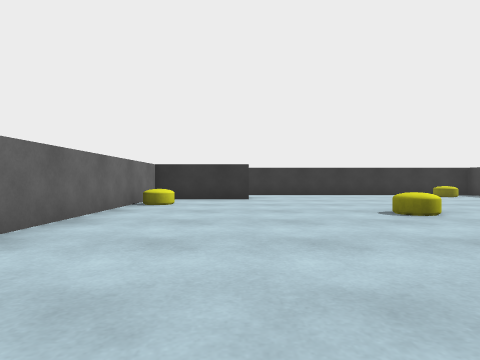
view 1 (above)

16 first-person views from a walk through a 3-D level made in the Unity game engine. The camera is 0.55 m above the floor, looks level and sees 75° across. The floor is counted in squares, 1 m on a side. Each view is taken from the middle of a square. On the plan, view 1 faces up. The plan holds only what a view shows up to about 9 squares ahead; the rest is blank. The player is left out.

view 2
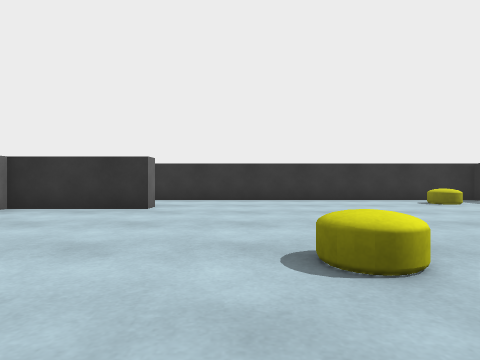

view 3
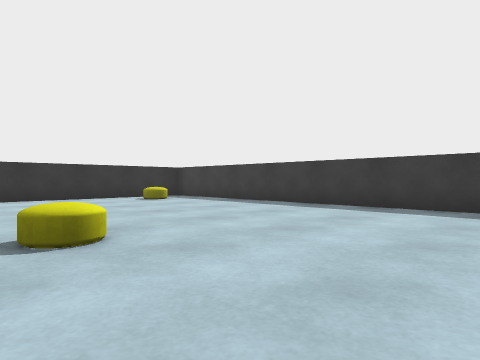

view 4
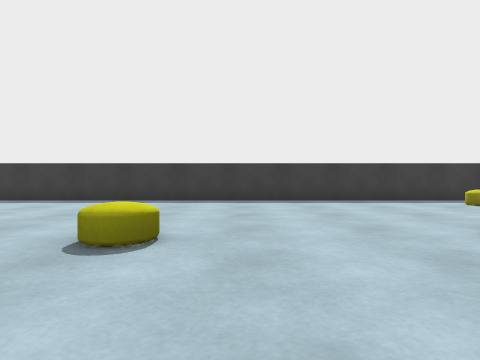

view 5
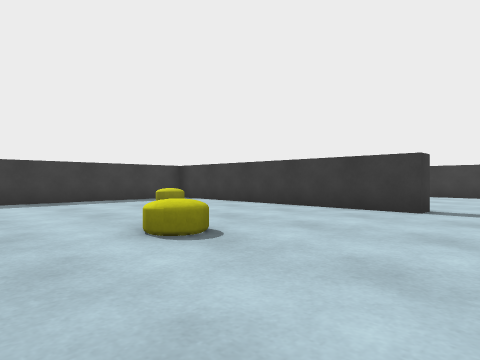

view 6
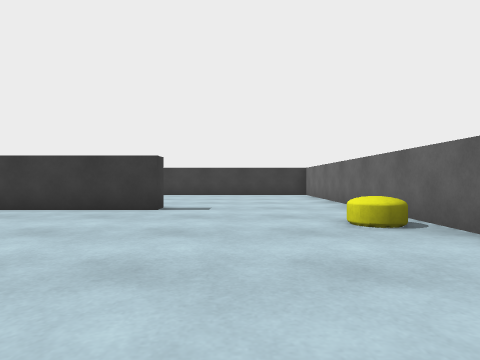

view 7
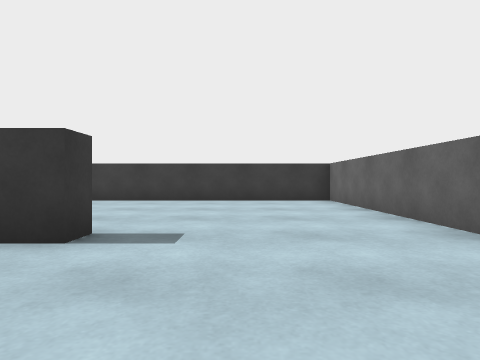

view 8
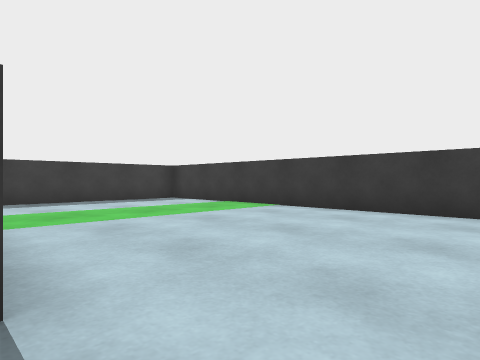

view 9
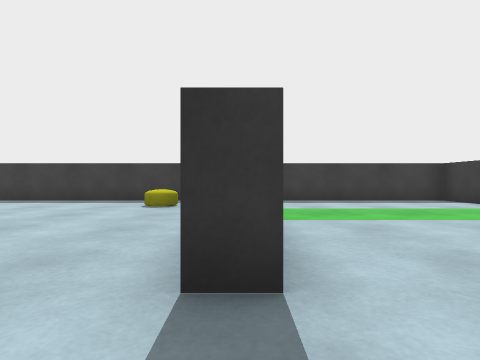

view 10
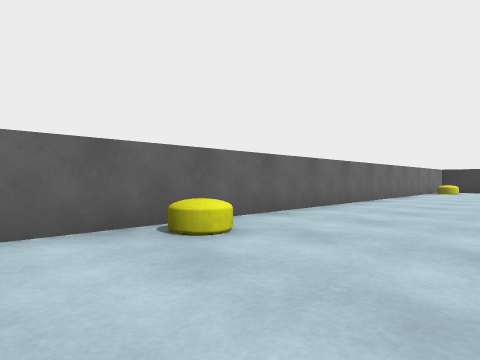

view 11
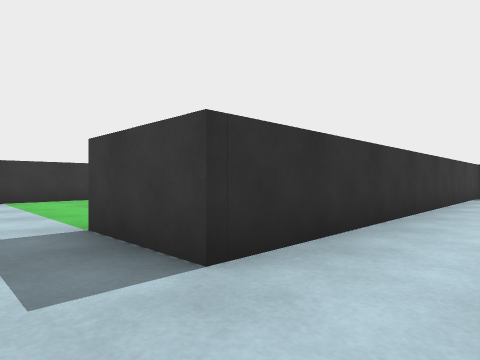

view 12
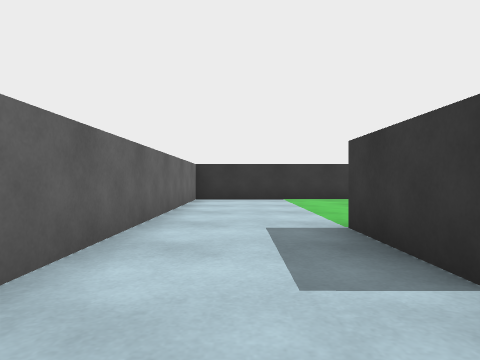

view 13
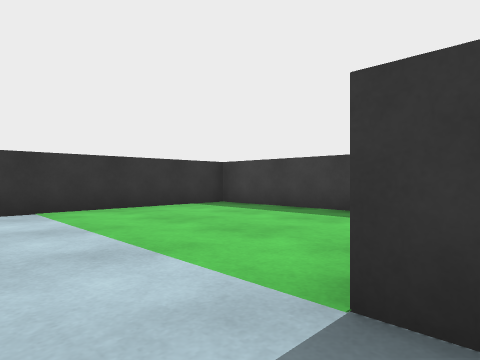

view 14
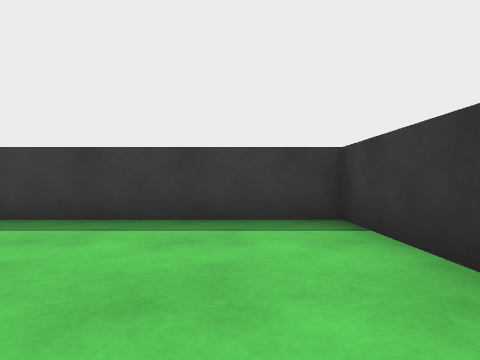

view 15
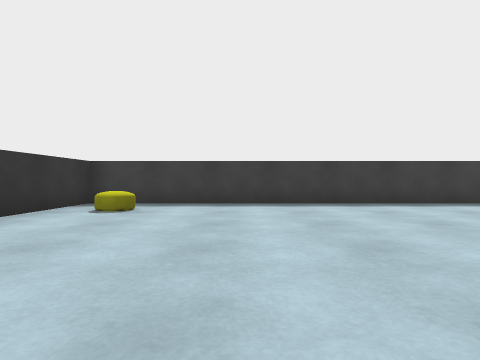

view 16
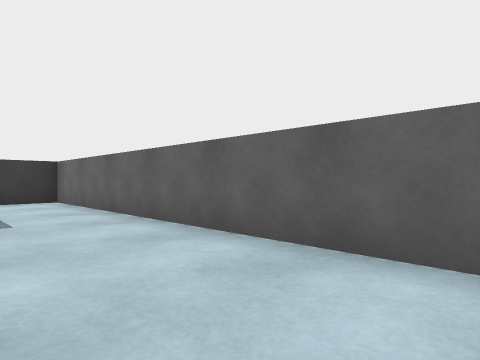

### Floor plan
Ten units are one square. View 1 is at (0, 0); x grows to the right and y downward. Boxes are objects, and circles mark ways between rooms. Rooms are numbered by the first view taken in them; rooms with no view inside come last. Other rooms are left out.
<svg viewBox="-48 -193 137 323">
<path fill="none" stroke="#000" d="M15 72 15 67 70 67M84 65 84 -115 5 -115M3 -95 3 -90 -24 -90 -24 125 84 125 84 81M5 -115 -17 -115 -17 -136M-43 -134 -43 -95 -31 -95M-2 -136 23 -136 23 -188 -43 -188 -43 -134"/>
<rect x="-25" y="45" width="10" height="10" fill="#bbb"><title>other object</title></rect>
<rect x="-25" y="-75" width="10" height="10" fill="#bbb"><title>other object</title></rect>
<rect x="25" y="25" width="10" height="10" fill="#bbb"><title>other object</title></rect>
<rect x="25" y="-15" width="10" height="10" fill="#bbb"><title>other object</title></rect>
<rect x="25" y="-55" width="10" height="10" fill="#bbb"><title>other object</title></rect>
<rect x="65" y="45" width="10" height="10" fill="#bbb"><title>other object</title></rect>
<rect x="65" y="-105" width="10" height="10" fill="#bbb"><title>other object</title></rect>
<circle cx="-5" cy="-105" r="3" fill="#2a7"/>
<circle cx="-25" cy="-125" r="3" fill="#2a7"/>
<text x="30" y="10">1</text>
<text x="-20" y="-110">2</text>
<text x="-10" y="-160">3</text>
</svg>
Room 1 opens to room 2. Room 2 opens to room 3.

Where each view was taken, in squares from view 1:
view 1: 0 up, 0 right, facing up
view 2: 3 up, 2 right, facing up
view 3: 2 up, 2 right, facing up-right
view 4: 0 up, 0 right, facing right
view 5: 1 down, 0 right, facing down-right
view 6: 1 down, 0 right, facing down
view 7: 4 down, 0 right, facing down
view 8: 7 down, 0 right, facing down-right
view 9: 7 down, 0 right, facing right
view 10: 7 down, 1 right, facing up-left
view 11: 10 up, 3 left, facing up-right
view 12: 10 up, 3 left, facing up
view 13: 13 up, 3 left, facing up-right
view 14: 15 up, 2 left, facing right
view 15: 8 up, 1 right, facing right
view 16: 18 up, 2 left, facing down-left
